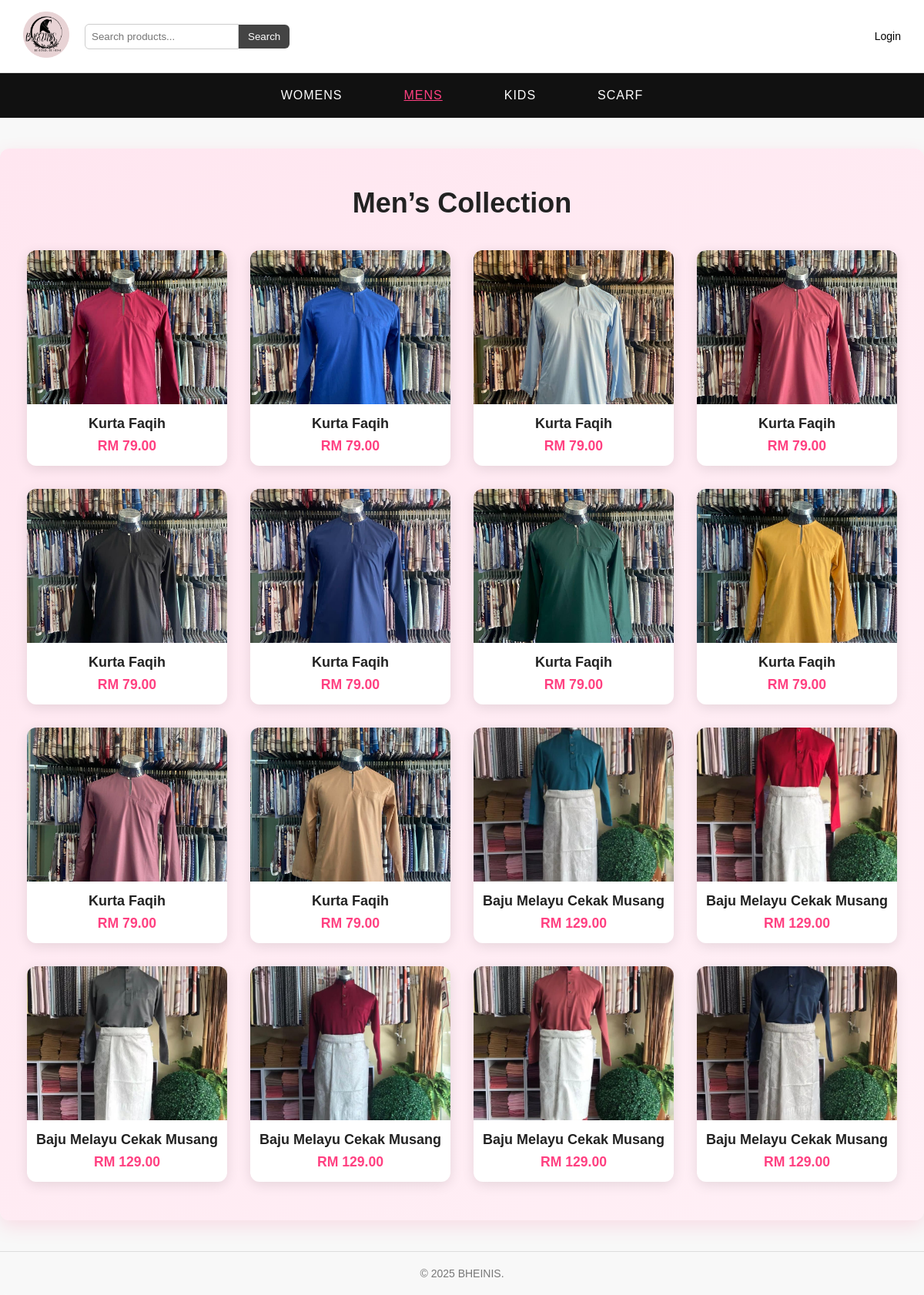
The page /bheinis-customers/category.php?cat=Men on the database its author committed.
### tables this page shows
CREATE TABLE `products` (
  `id` int(11) NOT NULL,
  `name` varchar(255) NOT NULL,
  `description` text DEFAULT NULL,
  `price` decimal(10,2) NOT NULL,
  `stock` int(11) DEFAULT NULL,
  `image` varchar(255) DEFAULT NULL,
  `category_id` int(11) DEFAULT NULL,
  `colors` varchar(255) DEFAULT NULL,
  `created_at` timestamp NOT NULL DEFAULT current_timestamp()
);

### bheinis-customers/category.php (the view, shortened to what this page needs)
<?php
include '../db.php';
$categoryName = isset($_GET['cat']) ? ucfirst(strtolower($_GET['cat'])) : 'Women';
$categoryNameSafe = htmlspecialchars($categoryName);
$catResult = $conn->query("SELECT category_id FROM category WHERE category_name = '$categoryName' LIMIT 1");
if ($catResult && $catResult->num_rows > 0) {
    $catRow = $catResult->fetch_assoc();
    $categoryId = $catRow['category_id'];
} else {
    die("Category '$categoryName' not found.");
}
$sql = "SELECT * FROM products WHERE category_id = $categoryId ORDER BY id DESC";
$result = $conn->query($sql);
?>
<!DOCTYPE html>
<html lang="en">
<head>
  <link rel="stylesheet" href="assets2/style2.css" />
</head>
<body>
<div class="top-header">
  <div class="logo-search-container">
    <a href="home.php" class="logo-link">
      <img src="assets2/logo.png" alt="BHEINIS Logo" class="logo-img">
    </a>
    <form action="search.php" method="GET" class="search-form">
      <input type="text" name="q" placeholder="Search products..." required />
      <button type="submit">Search</button>
    </form>
  </div>
  <div class="right">
    <?php if (isset($_SESSION['user_id'])): ?>
      <a href="logout.php">Logout</a>
      <a href="account.php">Account</a>
      <a href="my_orders.php">My Orders</a>
      <a href="cart.php">Cart</a>
    <?php else: ?>
      <a href="login.php">Login</a>
    <?php endif; ?>
  </div>
</div>
<nav class="main-nav">
  <a href="category.php?cat=Women" class="<?= $categoryName == 'Women' ? 'active' : '' ?>">WOMENS</a>
  <a href="category.php?cat=Men" class="<?= $categoryName == 'Men' ? 'active' : '' ?>">MENS</a>
  <a href="category.php?cat=Kids" class="<?= $categoryName == 'Kids' ? 'active' : '' ?>">KIDS</a>
  <a href="category.php?cat=Scarf" class="<?= $categoryName == 'Scarf' ? 'active' : '' ?>">SCARF</a>
</nav>
<section class="products-section">
  <h1><?= $categoryNameSafe ?>’s Collection</h1>
  <div class="products-grid">
    <?php
    if ($result && $result->num_rows > 0) {
      while ($product = $result->fetch_assoc()) {
        $image = !empty($product['image']) ? "../uploads/" . htmlspecialchars($product['image']) : "assets2/no-image.png";
        echo '<div class="product-card">';
        echo '<a href="product_detail.php?id=' . $product['id'] . '">';
        echo '<img src="' . $image . '" alt="' . htmlspecialchars($product['name']) . '" />';
        echo '<h3>' . htmlspecialchars($product['name']) . '</h3>';
        echo '<p>RM ' . number_format($product['price'], 2) . '</p>';
        echo '</a></div>';
      }
    } else {
      echo '<p>No products found in ' . $categoryNameSafe . ' category.</p>';
    }
    ?>
  </div>
</section>
<footer class="footer">
  <div class="footer-bottom">
    <p>&copy; 2025 BHEINIS.</p>
  </div>
</footer>
</body>
</html>

### bheinis-customers/assets2/style2.css (style rules this page uses)
* { margin: 0; padding: 0; box-sizing: border-box; }
body { font-family: Arial, sans-serif; background: #f4f4f4; color: #333; }
.top-header { display: flex; justify-content: space-between; align-items: center; background: #fff; padding: 15px 30px; box-shadow: 0 2px 4px rgba(0,0,0,0.1); flex-wrap: wrap; }
.top-header .right a { margin-left: 15px; text-decoration: none; color: #000; font-weight: 500; transition: color 0.3s ease; }
.main-nav { background: #222; text-align: center; padding: 10px 0; }
.main-nav a { color: #fff; margin: 0 20px; text-decoration: none; font-weight: bold; transition: color 0.2s; }
.main-nav a:hover, .main-nav a.active { color: #ff4081; text-decoration: underline; }
.products-section { background: linear-gradient(135deg, #ffe6f0, #fff0f6); padding: 50px 20px; border-radius: 12px; box-shadow: 0 8px 24px rgba(255, 64, 129, 0.15); margin: 40px auto; color: #222; text-align: center; }
.products-section h1 { font-size: 36px; margin-bottom: 40px; font-weight: 700; }
.products-grid { display: grid; grid-template-columns: repeat(auto-fit, minmax(240px, 1fr)); gap: 30px; max-width: 1200px; margin: 0 auto; padding: 0 15px; }
.product-card { background: #fff; border-radius: 12px; box-shadow: 0 4px 16px rgba(0,0,0,0.1); overflow: hidden; transition: all 0.3s ease; text-decoration: none; color: inherit; display: flex; flex-direction: column; }
.product-card img { width: 100%; height: 200px; object-fit: cover; display: block; }
.product-card h3 { font-weight: 700; color: #222; margin: 15px 10px 8px; font-size: 18px; flex-grow: 1; }
.product-card p { color: #ff4081; font-weight: 700; font-size: 1.1rem; margin: 0 10px 15px; }
.footer { background: #222; color: #fff; padding: 20px; text-align: center; font-size: 14px; margin-top: 40px; border-radius: 0 0 12px 12px; }
body { margin: 0; padding: 0; font-family: 'Montserrat', sans-serif; background-color: #fff; color: #333; }
a { text-decoration: none; color: inherit; }
.top-header { display: flex; justify-content: space-between; align-items: center; padding: 15px 30px; background-color: #f8f8f8; border-bottom: 1px solid #ddd; }
.top-header input[type="text"] { padding: 6px 10px; border: 1px solid #ccc; border-radius: 4px 0 0 4px; width: 200px; }
.top-header button { padding: 6px 12px; border: none; background-color: #111; color: white; border-radius: 0 4px 4px 0; cursor: pointer; }
.top-header .right a { margin-left: 20px; font-size: 14px; }
.main-nav { display: flex; justify-content: center; background-color: #111; padding: 10px 0; }
.main-nav a { color: white; padding: 10px 20px; font-weight: 500; letter-spacing: 1px; transition: background 0.3s; }
.footer { background-color: #f8f8f8; padding: 20px 30px; text-align: center; border-top: 1px solid #ddd; }
.footer-bottom p { margin: 0; font-size: 14px; color: #777; }
body { font-family: Arial, sans-serif; background-color: white; margin: 0; padding: 0; }
body { margin: 0; font-family: 'Montserrat', sans-serif; background-color: #f8f8f8; }
.top-header { display: flex; justify-content: space-between; align-items: center; padding: 15px 30px; background-color: #fff; box-shadow: 0 2px 8px rgba(0,0,0,0.05); flex-wrap: wrap; }
.logo-search-container { display: flex; align-items: center; gap: 20px; }
.logo-img { height: 60px; object-fit: contain; }
.search-form { display: flex; align-items: center; }
.search-form input[type="text"] { padding: 8px; border-radius: 6px 0 0 6px; border: 1px solid #ccc; width: 200px; }
.search-form button { padding: 8px 12px; border: none; background-color: #444; color: white; border-radius: 0 6px 6px 0; cursor: pointer; transition: background 0.3s; }
.right a { margin-left: 15px; text-decoration: none; color: #007bff; font-weight: 500; }

### rows shown on the page
products: image (picture), name "Kurta Faqih", price "79.00"
products: image (picture), name "Kurta Faqih", price "79.00"
products: image (picture), name "Kurta Faqih", price "79.00"
products: image (picture), name "Kurta Faqih", price "79.00"
products: image (picture), name "Kurta Faqih", price "79.00"
products: image (picture), name "Kurta Faqih", price "79.00"
products: image (picture), name "Kurta Faqih", price "79.00"
products: image (picture), name "Kurta Faqih", price "79.00"
products: image (picture), name "Kurta Faqih", price "79.00"
products: image (picture), name "Kurta Faqih", price "79.00"
products: image (picture), name "Baju Melayu Cekak Musang", price "129.00"
products: image (picture), name "Baju Melayu Cekak Musang", price "129.00"
products: image (picture), name "Baju Melayu Cekak Musang", price "129.00"
products: image (picture), name "Baju Melayu Cekak Musang", price "129.00"
products: image (picture), name "Baju Melayu Cekak Musang", price "129.00"
products: image (picture), name "Baju Melayu Cekak Musang", price "129.00"

### other values the page prints
$categoryNameSafe "Men"
